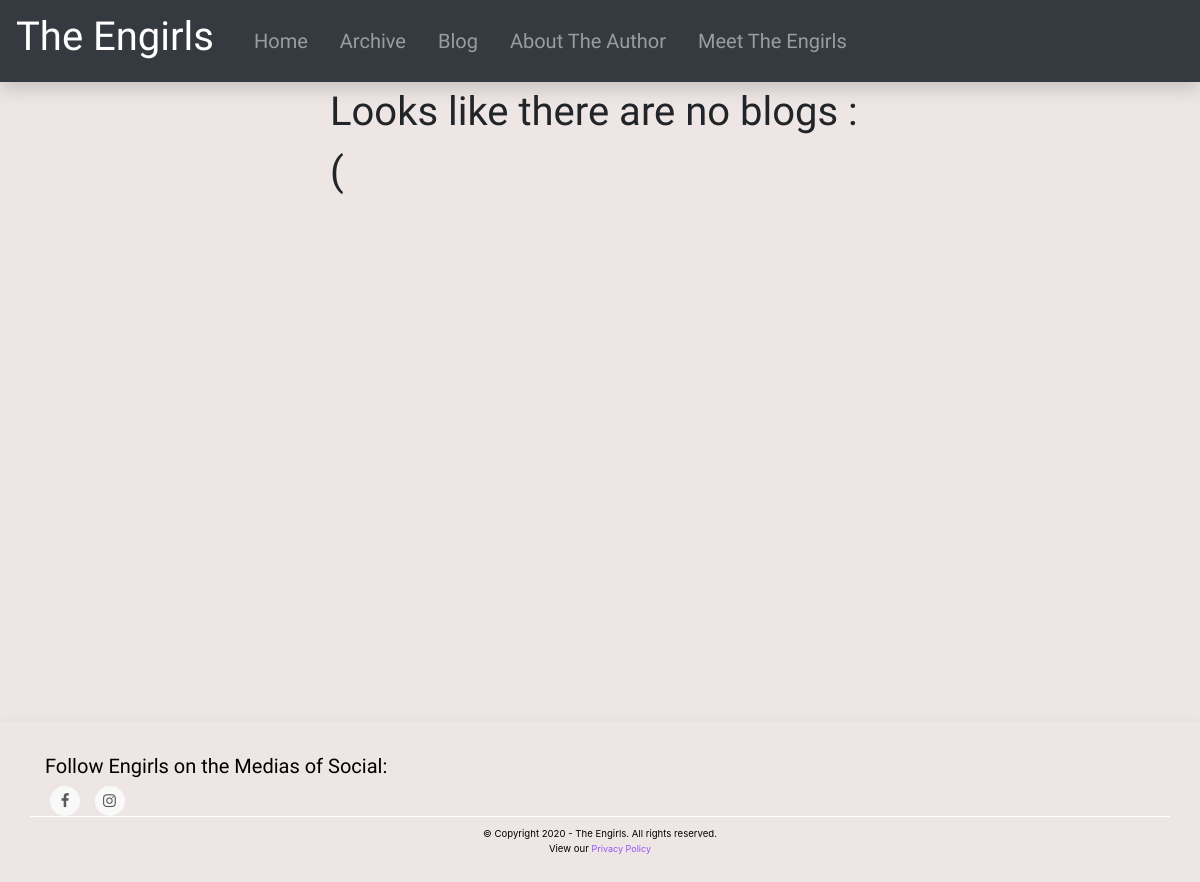
The page /blog/ on the database as committed earlier.
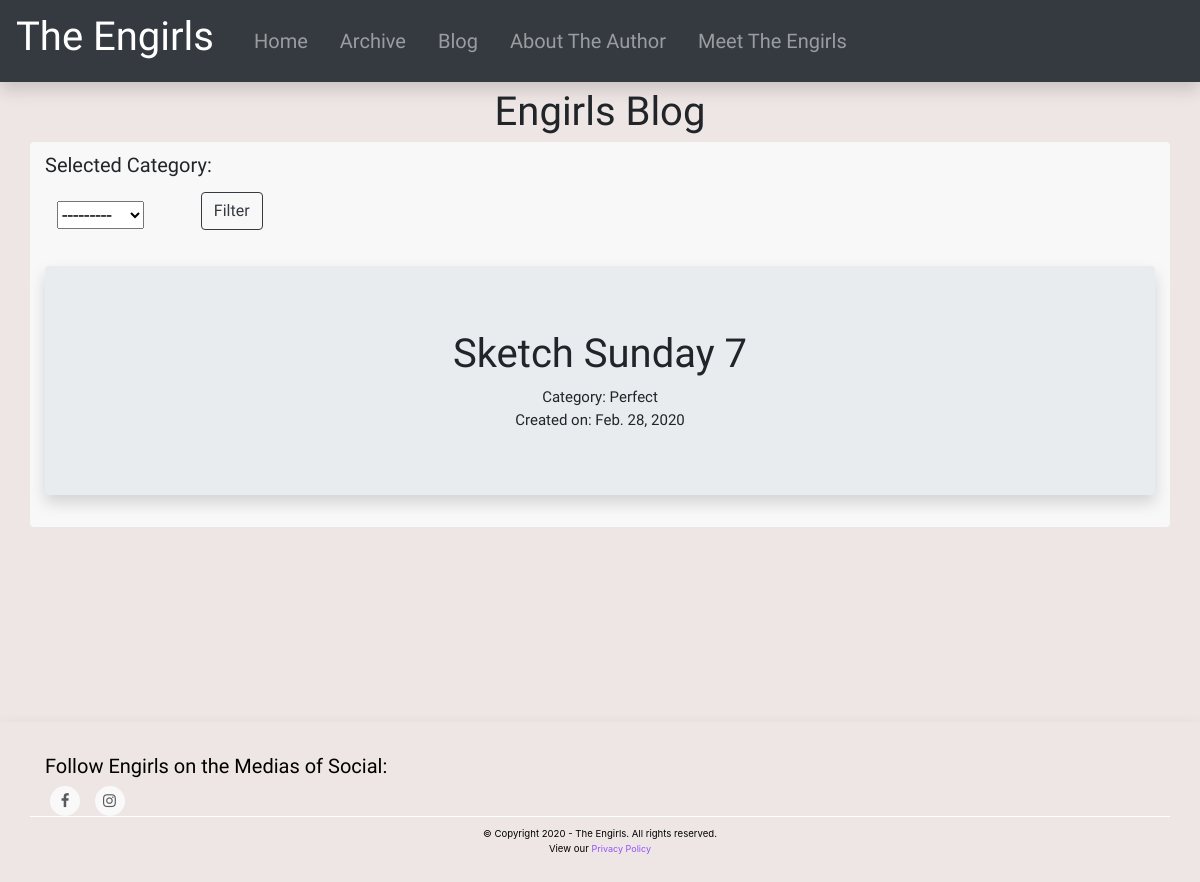
The same page on the database as committed later.
### blog/models.py (models this page shows, shortened)
class Post(models.Model):
	title = models.CharField(max_length=144, blank=False, null=False)
	body = RichTextUploadingField()
	created_on = models.DateField(default=timezone.now)
	category = models.CharField(max_length=144, blank=True, null=True)

### blog/views.py (the view)
# urls.py: path('', views.view_posts, name = 'view_posts')
def view_posts(request):
	post_list = Post.objects.all().order_by("created_on")
	post_filter = PostFilter(request.GET, queryset=post_list)
	paginator = Paginator(post_filter.qs, 5)
	page = request.GET.get('page', 1)
	try:
		posts = paginator.page(page)
	except (PageNotAnInteger, TypeError):
		posts = paginator.page(1)
	except EmptyPage:
		posts = paginator.page(paginator.num_pages)
	return render(request, 'blog/view_posts.html', context = {'filter': post_filter, 'posts': posts, 'counter': Counter()})

### blog/filters.py (called while the page is built)
def getUniqueCategory():
	category_dicts = Post.objects.all().values_list('category').distinct()
	category_list = []
	i = 0
	for item in category_dicts:
		category_list.append((item[0],item[0]))
		i = i+1
	return category_list

### blog/templates/blog/view_posts.html (shortened to what this page needs)
{% extends "base.html" %}
{% block main_content %}
{% load static %}
<link href="{% static 'vendor/bootstrap/css/bootstrap.min.css' %}" rel="stylesheet">
{% if posts %}
<div class = "page-header text-center engirls_font_large"> Engirls Blog</div>
<div class = "container">
  <div class = "row rounded" style = "background-color:#f9f8f8;">
    <div class = "col-sm-3 py-2 engirls_font_norm">
        Selected Category:
        <form class="form" method="GET">
            <table class="table table-striped table-borderless">
              <thead>
                <tr>
                  {% for field in filter.form %}
                    <th scope="col">{{ field }}</th>
                    <th scope="col"> <button type="submit" class="btn btn-outline-dark">Filter</button>  </th>
                  {% endfor %}
                </tr>
              </thead>
            </table>
        </form>
    </div>
      {% for post in posts %}
        <div class = "col-sm-12">
             <a href = "{% url 'blog:view_post' post_pk=post.pk %}" style = "color:inherit;">
              <div class="jumbotron jumbotron-fluid rounded shadow" >
                <div class = "mx-sm-3 text-center">
                    <h1 class = "engirls_font_large">{{ post.title }}</h1>
                    <div class = "engirls_font_small"> Category: {{ post.category }} <br>
                      <span class="label label-success">Created on: {{ post.created_on }}</span>
                    </div>
                </div>
              </div>
            </a>
        </div>
      {% endfor %}
  </div>
  <div class = "row py-3 ml-2">
  </div>
</div>
{% else %}
<div class = "container">
  <div class = "row">
    <div class = "col-sm-3"></div>
    <div class = "col-sm engirls_font_large">
      Looks like there are no blogs :(
    </div>
    <div class = "col-sm-3"></div>
  </div>
</div>
{% endif %}
{% endblock %}
{% block footer %}
    {% include "footer.html" %}
{% endblock %}

### templates/base.html (shortened to what this page needs)
<!DOCTYPE HTML>
<html lang="en">
<head>
	<link rel="stylesheet" href="https://stackpath.bootstrapcdn.com/bootstrap/4.3.1/css/bootstrap.min.css">
<link rel="stylesheet" href="https://maxcdn.bootstrapcdn.com/bootstrap/4.0.0/css/bootstrap.min.css">
{% load static %}
<link rel="stylesheet" type="text/css" href="{% static 'css/style.css' %}" />
</head>
<body class="theengirls_background">
 <nav class="navbar navbar-expand-lg navbar-dark bg-dark shadow">
  <a class="navbar-brand" href="#">
    <h5 class = "engirls_font_large"> The Engirls </h5>
  </a>
  <div class="collapse navbar-collapse" id="navbarSupportedContent">
    <ul class="navbar-nav mr-3">
      <li class="nav-item engirls_font_norm">
        <a class="nav-link ml-3" href="{% url 'comics:comic_index' %}">Home <span class="sr-only">(current)</span></a>
      </li>
      <li class="nav-item engirls_font_norm">
        <a class="nav-link ml-3" href="{% url 'comics:view_archive' %}">Archive </a>
      </li>
      <li class="nav-item engirls_font_norm">
        <a class="nav-link ml-3" href="{% url 'blog:view_posts' %}">Blog</a>
      </li>
      <li class="nav-item engirls_font_norm">
        <a class="nav-link ml-3" href="{% url 'about' %}">About The Author</a>
      </li>
      <li class="nav-item engirls_font_norm">
        <a class="nav-link ml-3" href="{% url 'meet_the_engirls' %}">Meet The Engirls</a>
      </li>
    </ul>
  </div>
</nav>
<div id="my-page-container">
  <div id ="my-content-wrap">
    {% block main_content %}
    {% endblock %}
    <div style = "height:100px"></div>
    {% block footer %}
    {% endblock %}
  </div>
</div>
</body>
</html>

### templates/footer.html (shortened to what this page needs)
<!DOCTYPE html>
<html lang="en">
<head>
  <link rel="stylesheet" href="https://maxcdn.bootstrapcdn.com/bootstrap/4.1.3/css/bootstrap.min.css">
   <link href="https://maxcdn.bootstrapcdn.com/font-awesome/4.7.0/css/font-awesome.min.css" rel="stylesheet" >
</head>
<body>
<footer class="mainfooter shadow" role="contentinfo">
  <div class="footer-middle">
  <div class="container">
    <h3 class= engirls_font_norm> Follow Engirls on the Medias of Social:</h3>
    <div class="row">
      <div class = "footer-pad">
        	<div class="col-md">
                <ul class="social-network social-circle">
                 <li><a href="https://www.facebook.com/TheEngirls/" class="icoFacebook" title="Facebook"><i class="fa fa-facebook"></i></a></li>
                </ul>
                <ul class="social-network social-circle">
                 <li><a href="https://www.instagram.com/theengirls/" class="icoIG" title="Instagram"><i class="fa fa-instagram"></i></a></li>
                </ul>
    		</div>
      </div>
  </div>
	<div class="row">
		<div class="col-md-12 copy">
		<small>	<p class="text-center">&copy; Copyright 2020 - The Engirls.  All rights reserved.
        <br>
       View our <a href = "{% url 'privacy_policy' %}"> Privacy Policy</a> </p></small>
		</div>
	</div>
  </div>
  </div>
</footer>
  </body>
</html>

### theengirls/static/css/style.css (style rules this page uses)
.theengirls_background { background-color: #EEE6E4; }
.engirls_font_small { font-family: 'Neucha', cursive; font-size: 15px; }
.engirls_font_norm { font-family: 'Neucha', cursive; font-size: 20px; }
.engirls_font_large { font-family: 'Neucha', cursive; font-size: 40px; }
#my-page-container { position: relative; min-height: 100vh; }
#my-content-wrap { padding-bottom: 100px; }
footer { background: #EEE6E4; color: white; position: absolute; bottom: 0; width: 100%; }
footer a { color: #9452F9; font-size: 9px; transition-duration: 0.2s; }
.copy { font-size: 12px; padding: 10px; border-top: 1px solid #FFFFFF; }
.footer-middle { padding-top: 2em; color: black; }
ul.social-network { list-style: none; display: inline; margin-left: 0 !important; padding: 0; }
ul.social-network li { display: inline; margin: 0 5px; }
.social-circle li a { display: inline-block; position: relative; margin: 0 auto 0 auto; -moz-border-radius: 50%; -webkit-border-radius: 50%; border-radius: 50%; text-align: center; width: 30px; height: 30px; font-size: 15px; }
.social-circle li i { margin: 0; line-height: 30px; text-align: center; }
.social-circle i { color: #595959; -webkit-transition: all 0.8s; -moz-transition: all 0.8s; -o-transition: all 0.8s; -ms-transition: all 0.8s; transition: all 0.8s; }
.social-network a { background-color: #F9F9F9; }

Rows that differ between the two databases and show on the page:
added Post: title "Sketch Sunday 7", category "Perfect", created_on "Feb. 28, 2020"
Other text that changed with them:
text no longer shown: "Looks like there are no blogs :("
text now shown: "Engirls Blog Selected Category:"
new list line: "--------- Filter"
